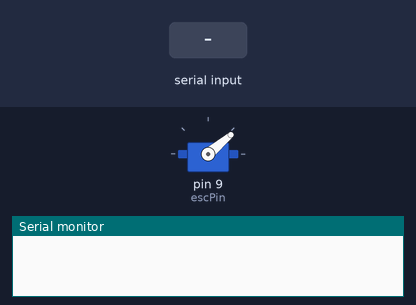
A sketch run on a simulated Arduino Uno, built with avr-gcc and run on an emulated ATmega328P. Shown: servo, the last lines printed to the serial monitor. The inputs (shaded band) are chosen by the test bench.

Above: at 4.2 s.
4.3 s: "2\n" received over Serial
At 4.45 s:
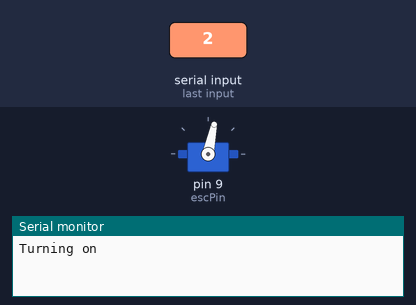
At 6.0 s:
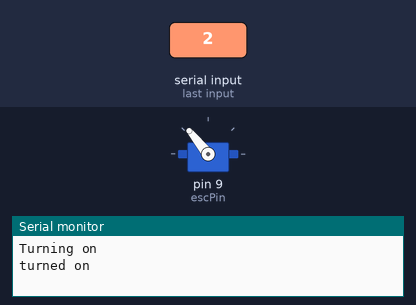
6.7 s: "1\n" received over Serial
At 8.1 s:
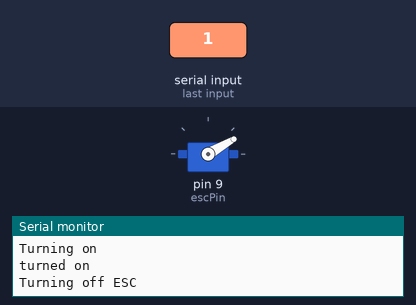
Timing chart, 0 to 9.7 s (numbered marks = the images above; inputs shaded):
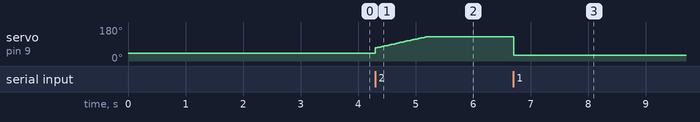

The sketch:

BLDCControl.ino
```cpp
#include <Servo.h>
Servo escSignal;
#define escPin 9 //check this
int state = 3;
void setup() {
  // put your setup code here, to run once:
  Serial.begin(9600);
  escSignal.attach(escPin);
  escSignal.write(40); //command to arm the esc, otherwise it won't start up
  delay(3000); //esc init delay
}

void loop() {
  // put your main code here, to run repeatedly:
//  Serial.println("enter 1 or 2");
  while (Serial.available() == 0) {
  }

  int state = Serial.parseInt();
  switch (state) {
    case 1:
      escSignal.write(30);
      Serial.println("Turning off ESC");
      break;

    case 2:
      Serial.println("Turning on");
//      escSignal.write(30);
      for (int i = 70; i < 130; i++) {
        escSignal.write(i); //write between 40 and 130 according to website
        delay(15);
      }
      Serial.println("turned on");

      break;
  }


}
```

Measured:
- after the input at 4.3 s, servo on pin 9 (escPin): moves from 40° to 129° over 0.90 s, starting at once
- after the input at 6.7 s, servo on pin 9 (escPin): 129° → 30° at once
